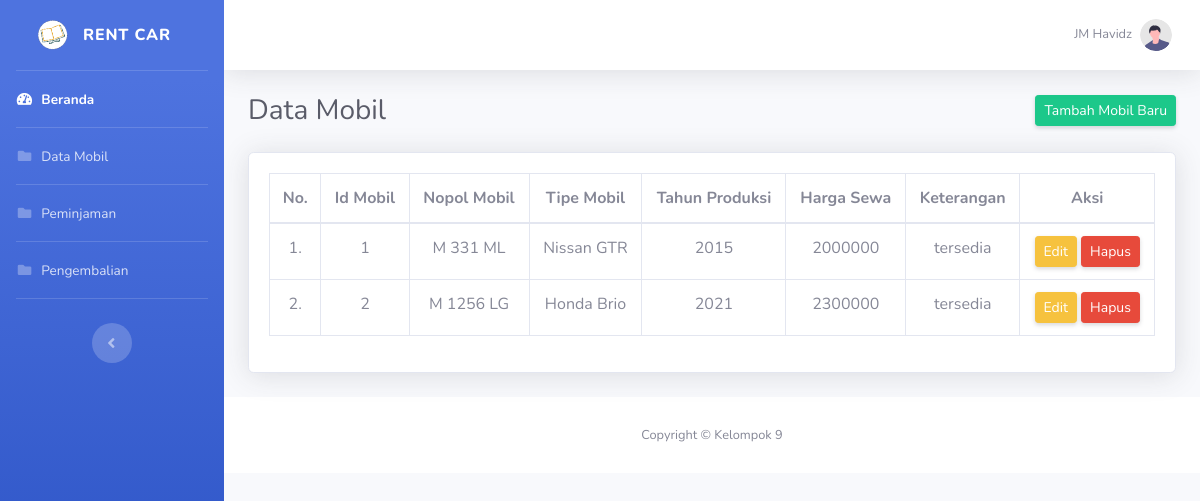
Before: /data_mobil_admin.php (signed in) with the older database file.
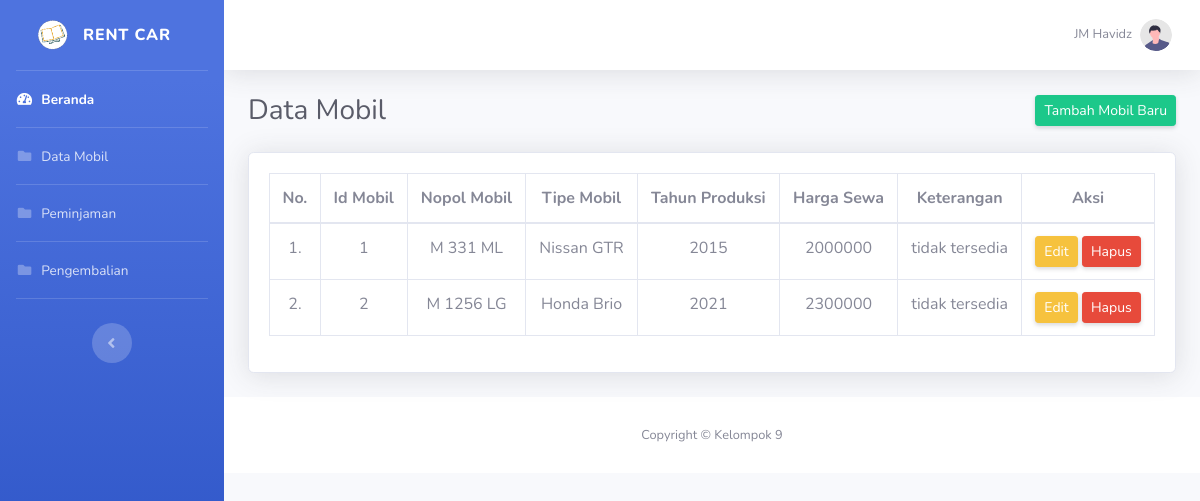
After: the same page with the newer database file.
### tables this page shows
CREATE TABLE `mobil` (
  `id_mobil` int(11) NOT NULL,
  `nopol_mobil` varchar(100) NOT NULL,
  `tipe_mobil` varchar(100) NOT NULL,
  `tahun_produksi` int(11) NOT NULL,
  `harga_sewa` int(11) NOT NULL,
  `keterangan` varchar(100) NOT NULL
);

### data_mobil_admin.php (the view, shortened to what the changed rows need)
<!DOCTYPE html>
<?php
include "connection/koneksi.php";
$id = $_SESSION['id_admin'];
if(isset ($_SESSION['username'])){
    $query = "select * from admin natural join level_user where id_admin = $id";
    mysqli_query($conn, $query);
    $sql = mysqli_query($conn, $query);
    while($r = mysqli_fetch_array($sql)){
?>
<html lang="en">
<head>
    <link href="vendor/fontawesome-free/css/all.min.css" rel="stylesheet" type="text/css">
    <link href="css/sb-admin-2.min.css" rel="stylesheet">
    <link href="css/arabic.css" rel="stylesheet" >
</head>
<body id="page-top">
    <div id="wrapper">
        <ul class="navbar-nav bg-gradient-primary sidebar sidebar-dark accordion" id="accordionSidebar">
        <?php
            if($r['id_level'] == 1){
        ?>
            <a class="sidebar-brand d-flex align-items-center justify-content-center" href="beranda.php">
                <div class="sidebar-brand-icon rotate-n-15">
                    <img src="img/dashboard.png" width="30px" height="30px">
                </div>
                <div class="sidebar-brand-text mx-3">Rent Car</div>
            </a>
            <hr class="sidebar-divider my-0">
            <li class="nav-item active">
                <a class="nav-link" href="beranda.php">
                    <i class="fas fa-fw fa-tachometer-alt"></i>
                    <span>Beranda</span>
                </a>
            </li>
            <hr class="sidebar-divider my-0">
            <li class="nav-item">
                <a class="nav-link" href="data_mobil.php">
                    <i class="fas fa-fw fa-folder"></i>
                    <span>Data Mobil</span>
                </a>
            </li>
            <hr class="sidebar-divider my-0">
            <li class="nav-item">
                <a class="nav-link" href="peminjaman.php">
                    <i class="fas fa-fw fa-folder"></i>
                    <span>Peminjaman</span>
                </a>
            </li>
            <hr class="sidebar-divider my-0">
            <li class="nav-item">
                <a class="nav-link" href="pengembalian.php">
                    <i class="fas fa-fw fa-folder"></i>
                    <span>Pengembalian</span>
                </a>
            </li>
            <hr class="sidebar-divider my-0">
            <br>
            <div class="text-center d-none d-md-inline">
                <button class="rounded-circle border-0" id="sidebarToggle"></button>
            </div>
        <?php
            } else if($r['id_level'] == 2){
        ?>
            <a class="sidebar-brand d-flex align-items-center justify-content-center" href="beranda.php">
                <div class="sidebar-brand-icon rotate-n-15">
                    <img src="img/dashboard.png" width="30px" height="30px">
                </div>
                <div class="sidebar-brand-text mx-3">Rent Car</div>
            </a>
            <hr class="sidebar-divider my-0">
            <li class="nav-item">
                <a class="nav-link" href="beranda.php">
                    <i class="fas fa-fw fa-tachometer-alt"></i>
                    <span>Beranda</span>
                </a>
            </li>
            <hr class="sidebar-divider my-0">
            <li class="nav-item active">
                <a class="nav-link" href="data_mobil_admin.php">
                    <i class="fas fa-fw fa-folder"></i>
                    <span>Data Mobil</span>
                </a>
            </li>
            <hr class="sidebar-divider my-0">
            <li class="nav-item">
                <a class="nav-link" href="data_transaksi.php">
                    <i class="fas fa-fw fa-folder"></i>
                    <span>Data Transaksi</span>
                </a>
            </li>
            <hr class="sidebar-divider my-0">
            <br>
            <div class="text-center d-none d-md-inline">
                <button class="rounded-circle border-0" id="sidebarToggle"></button>
            </div>
        <?php
            }
        ?>
        </ul>
        <div id="content-wrapper" class="d-flex flex-column">
            <div id="content">
                <nav class="navbar navbar-expand navbar-light bg-white topbar mb-4 static-top shadow">
                    <ul class="navbar-nav ml-auto">
                        <li class="nav-item dropdown no-arrow">
                            <a class="nav-link dropdown-toggle" href="#" id="userDropdown" role="button"
                                data-toggle="dropdown" aria-haspopup="true" aria-expanded="false">
                                <span class="mr-2 d-none d-lg-inline text-gray-600 small"><?php echo $r['nama'];?></span>
                                <img class="img-profile rounded-circle"
                                    src="img/undraw_profile.svg">
                            </a>
                        </li>
                    </ul>
                </nav>
            <div class="container-fluid">
                <div class="d-sm-flex align-items-center justify-content-between mb-4">
                    <h1 class="h3 mb-0 text-gray-800">Data Mobil</h1>
                    <a href="tambah_mobil.php" class="d-none d-sm-inline-block btn btn-sm btn-success shadow-sm">Tambah Mobil Baru</a>
                </div>
                <section class="mar-top--x-3 mar-bottom--x-5">
                    <div class="card shadow mb-4">
                        <div class="card-body">
                            <div class="table-responsive">
                            <?php
                            $query_data_mobil = "SELECT * FROM mobil";
                            $sql_data_mobil = mysqli_query($conn, $query_data_mobil);
                            $no = 1;
                            ?>
                                <table class="table table-bordered" id="dataTable" width="100%" cellspacing="0">
                                    <thead align="center">
                                        <tr>
                                            <th>No.</th>
                                            <th>Id Mobil</th>
                                            <th>Nopol Mobil</th>
                                            <th>Tipe Mobil</th>
                                            <th>Tahun Produksi</th>
                                            <th>Harga Sewa</th>
                                            <th>Keterangan</th>
                                            <th>Aksi</th>
                                        </tr>
                                    </thead>
                                    <tbody align="center">
                                    <?php
                                        while($r_dt_mobil = mysqli_fetch_array($sql_data_mobil)){
                                    ?>
                                        <tr class="odd gradeX">
                                        <td><center><?php echo $no++; ?>.</center></td>
                                        <td><?php echo $r_dt_mobil['id_mobil']; ?></td>
                                        <td><?php echo $r_dt_mobil['nopol_mobil']; ?></td>
                                        <td><?php echo $r_dt_mobil['tipe_mobil']; ?></td>
                                        <td><?php echo $r_dt_mobil['tahun_produksi']; ?></td>
                                        <td><?php echo $r_dt_mobil['harga_sewa']; ?></td>
                                        <td><?php echo $r_dt_mobil['keterangan']; ?></td>
                                        <td>
                                        <button class="d-none d-sm-inline-block btn btn-sm btn-warning shadow-sm"data-toggle="modal" data-target="#editModal<?php echo $r_dt_mobil['id_mobil']; ?>">Edit</button>
                                            <button class="d-none d-sm-inline-block btn btn-sm btn-danger shadow-sm" data-toggle="modal" data-target="#hapusModal<?php echo $r_dt_mobil['id_mobil']; ?>">Hapus</button>
                                        </td>
                                        </tr>
                                    <?php
                                        }
                                    ?>
                                    </tbody>
                                </table>
                            </div>
                        </div>
                    </div>
                </section>
            </div>
            <footer class="sticky-footer bg-white">
                <div class="container my-auto">
                    <div class="copyright text-center my-auto">
                        <span>Copyright &copy; Kelompok 9</span>
                    </div>
                </div>
            </footer>
        </div>
    </div>
</body>
</html>
<?php
  }
} else {
  header('location: logout.php');
}
?>

Changed rows visible on the page:
changed mobil "M 331 ML": keterangan "tersedia" → "tidak tersedia"
changed mobil "M 1256 LG": keterangan "tersedia" → "tidak tersedia"
